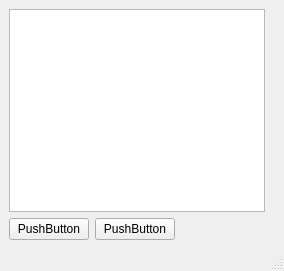
<?xml version="1.0" encoding="UTF-8"?>
<ui version="4.0">
 <class>MainWindow</class>
 <widget class="QMainWindow" name="MainWindow">
  <property name="geometry">
   <rect>
    <x>0</x>
    <y>0</y>
    <width>284</width>
    <height>271</height>
   </rect>
  </property>
  <property name="windowTitle">
   <string>MainWindow</string>
  </property>
  <widget class="QWidget" name="centralwidget">
   <layout class="QVBoxLayout" name="verticalLayout">
    <item>
     <layout class="QHBoxLayout" name="horizontalLayout">
      <item>
       <widget class="QTreeView" name="treeView">
        <property name="sizePolicy">
         <sizepolicy hsizetype="Fixed" vsizetype="Expanding">
          <horstretch>0</horstretch>
          <verstretch>0</verstretch>
         </sizepolicy>
        </property>
       </widget>
      </item>
      <item>
       <widget class="QWidget" name="widget" native="true">
        <property name="sizePolicy">
         <sizepolicy hsizetype="Expanding" vsizetype="Expanding">
          <horstretch>0</horstretch>
          <verstretch>0</verstretch>
         </sizepolicy>
        </property>
       </widget>
      </item>
     </layout>
    </item>
    <item>
     <layout class="QHBoxLayout" name="horizontalLayout_2">
      <item>
       <widget class="QPushButton" name="pushButton">
        <property name="text">
         <string>PushButton</string>
        </property>
       </widget>
      </item>
      <item>
       <widget class="QPushButton" name="pushButton_2">
        <property name="text">
         <string>PushButton</string>
        </property>
       </widget>
      </item>
      <item>
       <spacer name="horizontalSpacer">
        <property name="orientation">
         <enum>Qt::Horizontal</enum>
        </property>
        <property name="sizeHint" stdset="0">
         <size>
          <width>40</width>
          <height>20</height>
         </size>
        </property>
       </spacer>
      </item>
     </layout>
    </item>
   </layout>
  </widget>
  <widget class="QMenuBar" name="menubar">
   <property name="geometry">
    <rect>
     <x>0</x>
     <y>0</y>
     <width>284</width>
     <height>17</height>
    </rect>
   </property>
  </widget>
  <widget class="QStatusBar" name="statusbar"/>
 </widget>
 <resources/>
 <connections/>
</ui>
